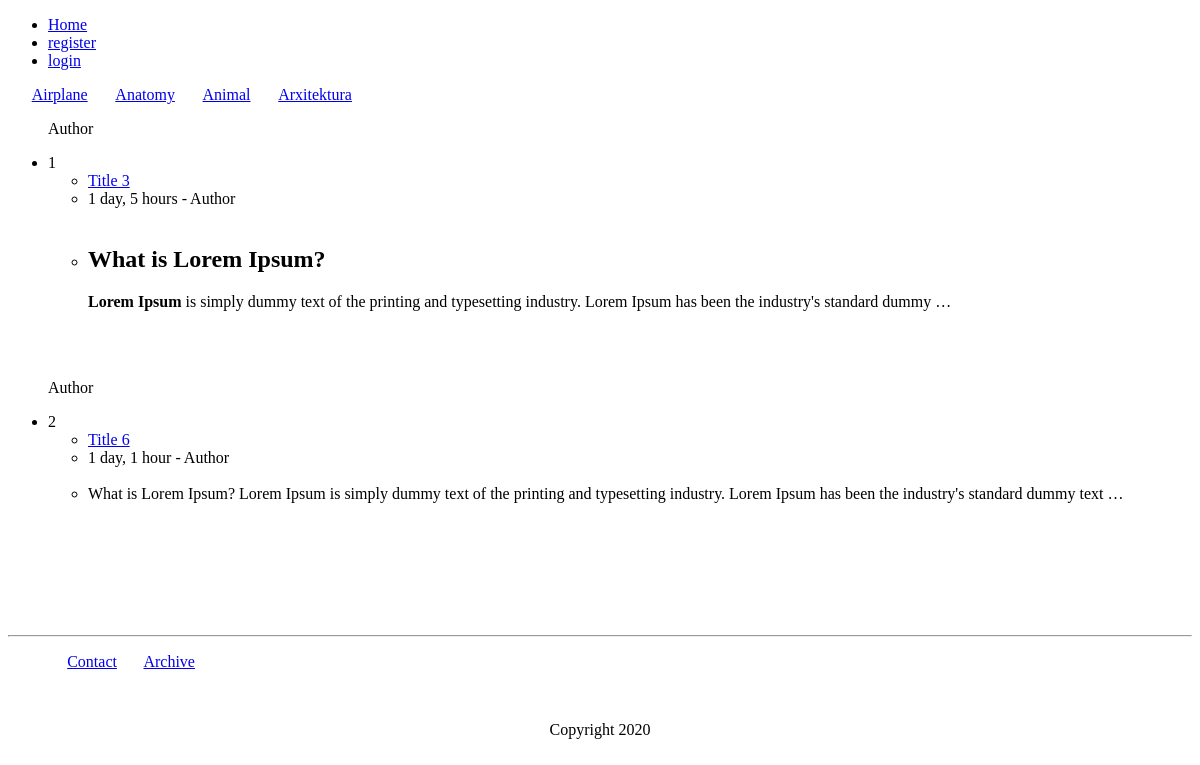
Before: /blog/animal/ with the older database file.
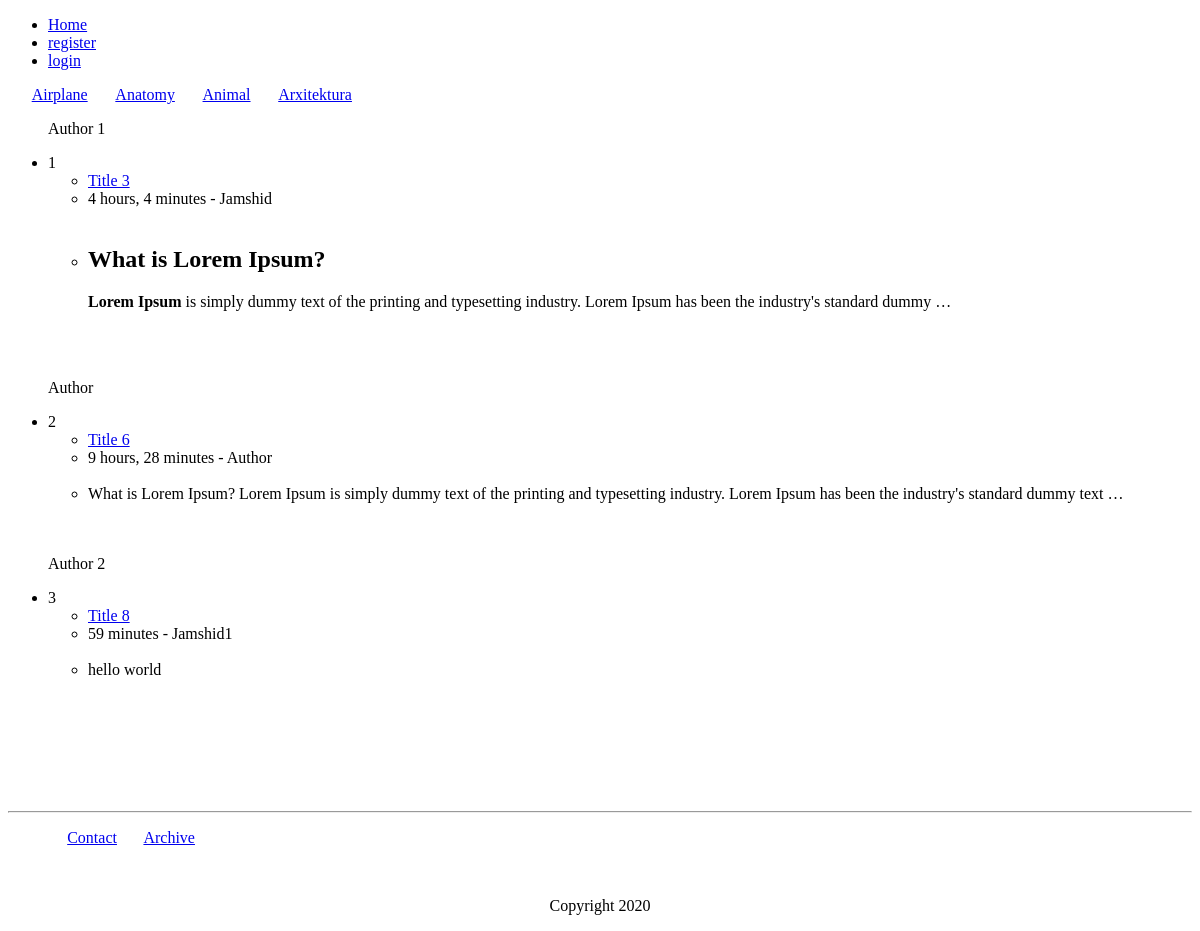
After: the same page with the newer database file.
### core/models.py (models this page shows, shortened)
class Category(models.Model):
    category_name = models.CharField(max_length=200, unique=True)
    category_slug = models.SlugField(max_length=200)
    class Meta:
        verbose_name_plural = 'Categories'

class Blog(models.Model):
    blog_title = models.CharField(max_length=350, verbose_name='Title', unique=True)
    blog_slug = models.SlugField(max_length=350)
    blog_title_tag = models.CharField(max_length=350, verbose_name='Title Tag')
    blog_body = models.TextField(verbose_name='Body')
    blog_author = models.ForeignKey(User, on_delete=models.SET_NULL, blank=True, null=True, verbose_name='Author')
    blog_category = models.ForeignKey(Category, on_delete=models.CASCADE, default=1)
    blog_published = models.DateTimeField(auto_now_add=True)
    blog_updated   = models.DateTimeField(auto_now=True)
    class Meta:
        verbose_name_plural = 'Blogs'
    def get_absolute_url(self):
        return reverse("Core:blog-detail", kwargs={"blog_slug": self.blog_slug})
    def is_updated(self):
        state = False
        if self.blog_published == self.blog_updated:
            return self.blog_published
        else:
            return self.blog_updated

### core/views.py (the view)
# urls.py: path('', ArticleListView.as_view(), name='home'),
class ArticleListView(ListView):
    paginate_by   = 5
    model         = Blog
    template_name = 'index.html'
    ordering = ('-blog_published')
    def get_context_data(self, **kwargs):
        context             = super().get_context_data(**kwargs)
        context["categories"] = Category.objects.all()
        return context
    def get_queryset(self, *args, **kwargs):
        kwargs_key = [key  for key in self.kwargs]
        if 'category_slug' in kwargs_key:
            return Blog.objects.filter(blog_category__category_slug=self.kwargs['category_slug'])
        else:
            return Blog.objects.all()

### templates/index.html (shortened to what this page needs)
{% extends 'base.html' %}
{% block content %}
    {% if categories %}
        <p>
            {% for category in categories %}
            <a href="{% url 'Core:category' category.category_slug %}" style="margin-left: 2%">{{ category.category_name }}</a>
            {% endfor %}
        </p>
    {% endif %}
    <ul>
        {% for blog in object_list %}
            <p>Author {{ blog.blog_author.id }}</p>
            <li class="{% cycle 'left' 'right' %}">
                {{ forloop.counter }}
                <ul>
                    <li><a href="{% url 'Core:blog-detail' blog.blog_slug %}?next={{ request.path }}">{{ blog.blog_title|capfirst|safe }}</a></li>
                    <li> {{ blog.is_updated|timesince }} - {{ blog.blog_author|default:"Author" }}</li>
                    <br>
                    <li>{{ blog.blog_body|safe|truncatewords:25 }}</li>
                </ul>
            </li>
            <br>
            <br>
        {% empty %}
            <p>No Blog is avoilable ;)</p>
        {% endfor %}
    </ul>
    <br><br>
{% endblock content %}

### templates/base.html (shortened to what this page needs)
<!DOCTYPE html>
<html lang="en">
<head>
</head>
<body>
    {% include "includes/navbar.html" %}
    {% block content %}
    {% endblock content %}
    <br><br>
    <hr>
    {% include "includes/footer.html" %}
</body>
</html>

### templates/includes/navbar.html
<nav>
    <ul>
        <li><a href="{% url 'Core:home' %}">Home</a></li>
        {% if request.user.is_authenticated %}
            <li><a href="{% url 'Core:blog-create' %}">Add Blog</a></li>
            <li>Hi {{ request.user.username }}</li>
            <li><a href="{% url 'logout' %}?next={{request.path}}">logout</a></li>
        {% else %}
            <li><a href="{% url 'Members:register' %}">register</a></li>
            <li><a href="{% url 'login' %}?next={{request.path}}">login</a></li>
        {% endif %}
    </ul>
</nav>

### templates/includes/footer.html
<footer>
    <p style="margin-left: 5%">
        <a href="{% url 'Core:contact' %}">Contact</a>
        <a style='margin-left: 2%' href="{% url 'Core:blog-archive' %}">Archive</a>
    </p>
    <br>
    <p style="text-align: center;">
        {% now "Y" as current_year %}
        Copyright {{ current_year }}
    </p>
</footer>

Changed rows visible on the page:
changed Blog "Title 3": blog_author.id (not shown) → "1"; is_updated "1 day, 5 hours" → "4 hours, 4 minutes"; blog_author "Author" → "Jamshid"
changed Blog "Title 6": is_updated "1 day, 1 hour" → "9 hours, 28 minutes"
added Blog: blog_author.id "2", blog_title "Title 8", is_updated "59 minutes", blog_author "Jamshid1", blog_body "hello world"
